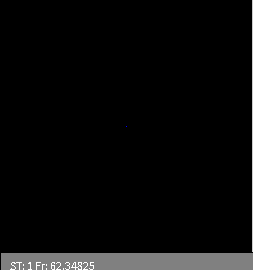
Frame 1 (no input)
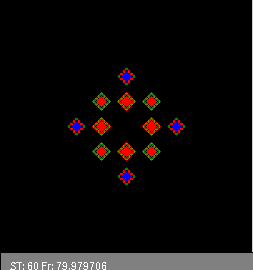
Frame 60 (the mouse pressed at the canvas centre just before this capture)
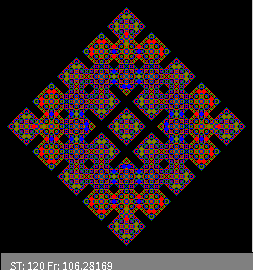
Frame 120 (the mouse held since frame 60 and released just before this capture)

The Processing sketch that drew these frames (run headless with seeded random() and noise(); from frame 60 on, the mouse is pressed at the canvas centre):

// Processing sketch: automat_wzrost2Dv4
// ── automat_wzrost2Dv4.pde
//Dwuwymiarowy, DETERMINISTYCZNY automat komórkowy - reguła "ZSUMUJ Z SĄSIADAMI I WEŹ MODULO". SYNCHRONICZNY!
//Zasiewanie tablicy na początku z zadaną gęstością lub pojedynczą komórką
//Alternatywny sposób przyśpieszania - z dodatkową tablicą
//-////////////////////////////////////////////////////////////////////////////////////////////////////////////////
int WorldSize=252; //Ile chcemy elementów w linii?
int[][] WorldOld=new int[WorldSize][WorldSize]; //Tworzenie tablic - w Processingu zawsze za pomocą alokacji
int[][] WorldNew=new int[WorldSize][WorldSize];
boolean[][] Changed=new boolean[WorldSize][WorldSize]; //Flagi zmiany do rysowania

float IDens=0.0; //Początkowa gęstość w tablicy
int Div=5; //Jaki dzielnik w regule automatu

void setup()
{
  size(253,270);    //Okno nie do końca kwadratowe - miejsce na napis
  noSmooth();
  if(IDens>0)
  {
   for(int i=0;i<WorldOld.length;i++) //Zasiewanie tablicy
    for(int j=0;j<WorldOld.length;j++) 
    {
      Changed[i][j]=true;
      if(random(1.0)<IDens)
        WorldOld[i][j]=(int)(random(Div)); //trzeba zmienić typ, bo tablica przechowuje int a nie float
      else
        WorldOld[i][j]=0;
    }
  }
  else
  {
    for(int i=0;i<WorldOld.length;i++) //Zasiewanie tablicy
     for(int j=0;j<WorldOld.length;j++) 
     {
      Changed[i][j]=true;
      WorldOld[i][j]=0;
     }
      
    WorldOld[WorldSize/2][WorldSize/2]=1; //Tylko jeden w środku
  }
  
  frameRate(120);
}


int t=0;
void draw()
{  
  for(int i=0;i<WorldOld.length;i++) //Wizualizacja czyli "rysowanie na ekranie" 
    for(int j=0;j<WorldOld.length;j++) 
    {
      switch(WorldOld[i][j]){ //Instrukcja wyboru pozwala nam wybrać dowolny kolor w zależności od liczby w komórce
      //case N:stroke( , , );break; //Można dodać kolejne kolory
      case 5:stroke(128,128,255);break;
      case 4:stroke(0,128,0);break;
      case 3:stroke(128,128,0);break;
      case 2:stroke(255,0,0);break;
      case 1:stroke(0,0,255);break;
      case 0:stroke(0,0,0);break;
      default: stroke(0,255,0); //To się pojawiać nie powinno
      break;
      }
      if(Changed[i][j]) //Czy na WorldNew jest stara zawartość - czyli ta co na ekranie
        point(i,j); // czy nowa? Tylko jak nowa to rysujemy
    }
  
  for(int i=0;i<WorldOld.length;i++) //Zmiana stanu automatu
  {
       //Reguła - "ZSUMUJ Z SĄSIADAMI I WEŹ MODULO"
       //Zamiast ignorować brzegi można zrobić liczenie indeksów sąsiadów z zawijaniem dzięki reszcie z dzielenia
       int right = (i+1) % WorldSize;         
       int left  = (WorldSize+i-1) % WorldSize;
       
       for(int j=0;j<WorldOld.length;j++) 
       {
         int dw=(j+1) % WorldSize;   
         int up=(WorldSize+j-1) % WorldSize;
         
         int ile = WorldOld[i][j]
                 +WorldOld[left][j]
                 +WorldOld[right][j]
                 +WorldOld[i][up]
                 +WorldOld[i][dw]              
                 ; //suma z pięciu komórek brana potem modulo 3
      
         WorldNew[i][j]=ile % Div; //Nowy stan zapisujemy na drugą tablicę
         Changed[i][j]=(WorldNew[i][j] !=0 || WorldOld[i][j]!=0); //Czy trzeba odrysować? point() jest kosztowne wbrew pozorom
       }
   }
   
   //Zamiana tablic - nie trzeba kopiować tablic, wystarczy "uchwyty" do nich
   int[][] WorldTmp=WorldOld;
   WorldOld=WorldNew;
   WorldNew=WorldTmp;
   
   t++; //Kolejne pokolenie/krok/rok
   fill(128);
   rect(0,WorldSize,width,height-WorldSize); //Czyszczący prostokąt
   fill(255);
   text("ST: "+t+" Fr: "+frameRate,10,height);
}

//-////////////////////////////////////////////////////////////////////////////////
// Autor: Wojciech T. Borkowski
// Materiały do podręcznika "Processing w edukacji i symulacji
// https://github.com/borkowsk/sym4processing/tree/master/ProcessingWEdukacji
//-////////////////////////////////////////////////////////////////////////////////
